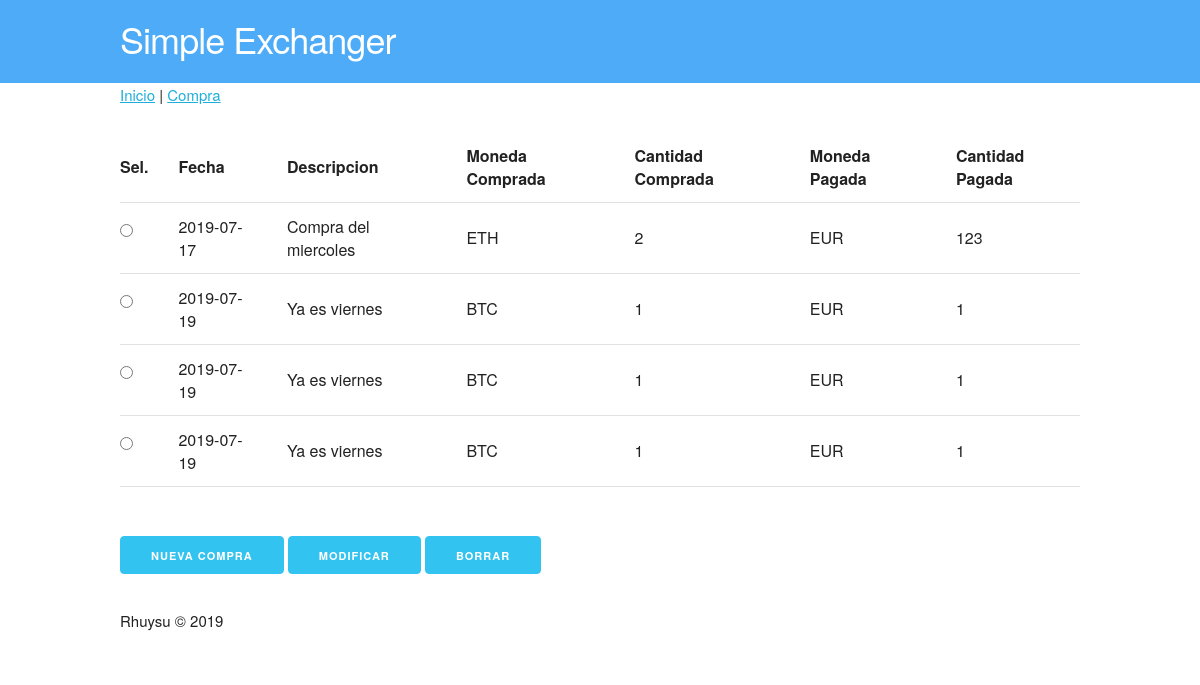
The page / on the database its author committed.
### tables this page shows
CREATE TABLE "movimientos" (
	"id"	INTEGER PRIMARY KEY AUTOINCREMENT,
	"fecha"	TEXT NOT NULL,
	"concepto"	TEXT,
	"monedaComprada"	REAL NOT NULL,
	"cantidadComprada"	TEXT NOT NULL,
	"monedaPagada"	REAL NOT NULL,
	"cantidadPagada"	TEXT NOT NULL,
	"precioUnitario"	TEXT
);

### app/views.py (the view)
@app.route('/')
def index():
    conn = sqlite3.connect(database)
    cursor = conn.cursor()
    rows = cursor.execute("select fecha, concepto, monedaComprada, cantidadComprada, monedaPagada, cantidadPagada, id from movimientos order by fecha;")
    movements = []
    for row in rows:
        print(row)
        movements.append(row)
    '''
    fMovimientos = open(ficheromovimientos, "r")
    csvreader = csv.reader(fMovimientos, delimiter=',', quotechar='"')
    movements = []
    for movimiento in csvreader:
        movements.append(movimiento)
    '''
    conn.close()
    return render_template('index.html', movimientos=movements)

### app/templates/index.html (shortened to what this page needs)
{% extends 'base.html' %}
{% block body %}
    <form action="/procesarregistro" method="POST">
        <table class="u-full-width">
            <tr>
                <th>Sel.</td>
                <th>Fecha</td>
                <th>Descripcion</td>
                <th>Moneda Comprada</td>
                <th>Cantidad Comprada</td>
                <th>Moneda Pagada</td>
                <th>Cantidad Pagada</td>
            </tr>
            {% for movimiento in movimientos %}
            <tr>
                <td><input type="radio" name="ix" value="{{ movimiento[6] }}"></td>
                <td>{{movimiento[0]}}</td>
                <td>{{movimiento[1]}}</td>
                <td>{{movimiento[2]}}</td>
                <td>{{movimiento[3]}}</td>
                <td>{{movimiento[4]}}</td>
                <td>{{movimiento[5]}}</td>
            </tr>
            {% endfor %}
        </table>
        <br/>
            <a href="/nuevacompra" class="button button-primary">Nueva Compra</a>
            <button name="btnselected" value="Modificar" type="submit" class="miboton  button-primary">Modificar</button>
            <button name="btnselected" value="Borrar" type="submit" class="miboton  button-primary">Borrar</button>
    </form>
{% endblock %}

### app/templates/base.html (shortened to what this page needs)
<html lang="en">
<head>
    <link rel="stylesheet" href="./static/css/normalize.css">
    <link rel="stylesheet" href="./static/css/skeleton.css">
    <link rel="stylesheet" href="./static/css/styles.css">
</head>
<body>
    <div class="header">
        <div class="container">
            <h3>Simple Exchanger</h3>
        </div>
    </div>
    <div class="container">
        <p class="menu">
            <a href="./">Inicio</a> | <a href="/nuevacompra">Compra</a>
        </p>
        {% block body %}{% endblock%}
    </div>
    <footer class="container">
        <p>Rhuysu &copy; 2019</p>
    </footer>
</body>
</html>

### app/static/css/skeleton.css (style rules this page uses)
.container { position: relative; width: 100%; max-width: 960px; margin: 0 auto; padding: 0 20px; box-sizing: border-box; }
@media (min-width: 400px) { .container { width: 85%; padding: 0; } }
@media (min-width: 550px) { .container { width: 80%; } }
html { font-size: 62.5%; }
body { font-size: 1.5em; line-height: 1.6; font-weight: 400; font-family: "Raleway", "HelveticaNeue", "Helvetica Neue", Helvetica, Arial, sans-serif; color: #222; }
h1, h2, h3, h4, h5, h6 { margin-top: 0; margin-bottom: 2rem; font-weight: 300; }
h3 { font-size: 3.0rem; line-height: 1.3; letter-spacing: -.1rem; }
@media (min-width: 550px) { h3 { font-size: 3.6rem; } }
p { margin-top: 0; }
a { color: #1EAEDB; }
.button, button, input[type="submit"], input[type="reset"], input[type="button"] { display: inline-block; height: 38px; padding: 0 30px; color: #555; text-align: center; font-size: 11px; font-weight: 600; line-height: 38px; letter-spacing: .1rem; text-transform: uppercase; text-decoration: none; white-space: nowrap; background-color: transparent; border-radius: 4px; border: 1px solid #bbb; cursor: pointer; box-sizing: border-box; }
.button.button-primary, button.button-primary, input[type="submit"].button-primary, input[type="reset"].button-primary, input[type="button"].button-primary { color: #FFF; background-color: #33C3F0; border-color: #33C3F0; }
input[type="checkbox"], input[type="radio"] { display: inline; }
th, td { padding: 12px 15px; text-align: left; border-bottom: 1px solid #E1E1E1; }
th:first-child, td:first-child { padding-left: 0; }
th:last-child, td:last-child { padding-right: 0; }
button, .button { margin-bottom: 1rem; }
input, textarea, select, fieldset { margin-bottom: 1.5rem; }
pre, blockquote, dl, figure, table, p, ul, ol, form { margin-bottom: 2.5rem; }
.u-full-width { width: 100%; box-sizing: border-box; }
.container:after, .row:after, .u-cf { content: ""; display: table; clear: both; }

### app/static/css/styles.css (style rules this page uses)
.header { background-color: rgb(77, 171, 248); color: white; padding-top: 16px }

### rows shown on the page
movimientos: fecha "2019-07-17", concepto "Compra del miercoles", monedaComprada "ETH", cantidadComprada "2", monedaPagada "EUR", cantidadPagada "123"
movimientos: fecha "2019-07-19", concepto "Ya es viernes", monedaComprada "BTC", cantidadComprada "1", monedaPagada "EUR", cantidadPagada "1"
movimientos: fecha "2019-07-19", concepto "Ya es viernes", monedaComprada "BTC", cantidadComprada "1", monedaPagada "EUR", cantidadPagada "1"
movimientos: fecha "2019-07-19", concepto "Ya es viernes", monedaComprada "BTC", cantidadComprada "1", monedaPagada "EUR", cantidadPagada "1"
